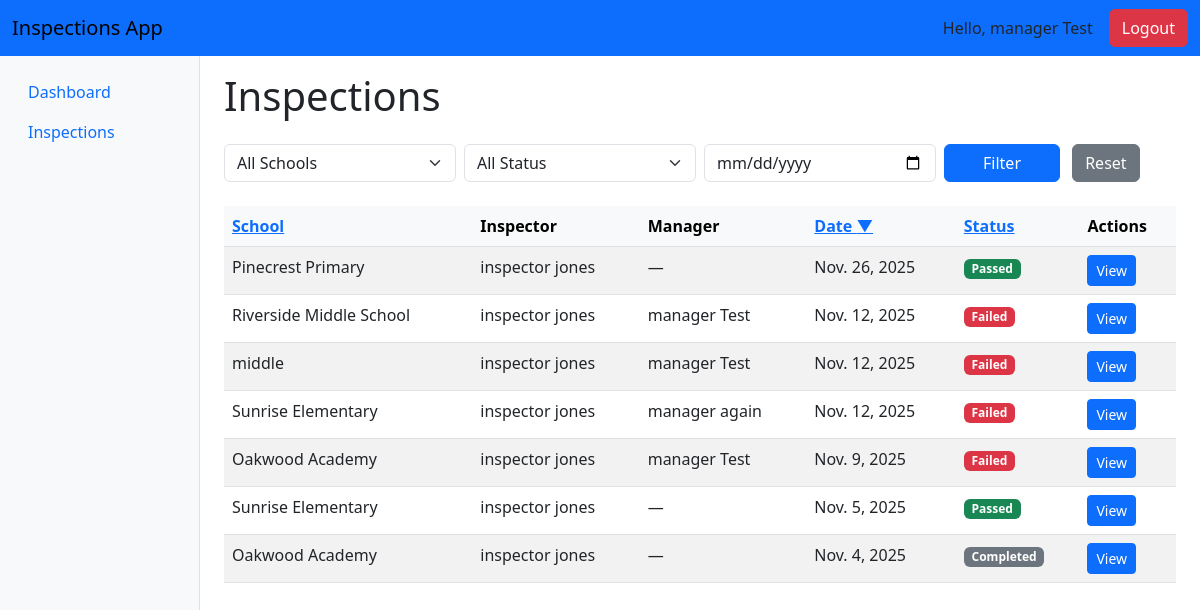
The page /inspections/ (signed in) on the database its author committed.
### apps/inspections/models.py (models this page shows, shortened)
class Inspection(models.Model):
    class Status(models.TextChoices):
        PENDING = "PENDING", "Pending"
        COMPLETED = "COMPLETED", "Completed"
        FAILED = "FAILED", "Failed"
        PASSED = "PASSED", "Passed"
    school = models.ForeignKey(School, on_delete=models.CASCADE, related_name="inspections")
    inspector = models.ForeignKey(
        AppUser,
        on_delete=models.SET_NULL,
        null=True,
        blank=True,
        related_name="inspections_as_inspector",
        limit_choices_to={'role': AppUser.Role.INSPECTOR}
    )
    manager = models.ForeignKey(
        AppUser,
        on_delete=models.SET_NULL,
        null=True,
        blank=True,
        related_name="inspections_as_manager",
        limit_choices_to={'role': AppUser.Role.MANAGER}
    )
    checklist = models.ForeignKey(
        Checklist,
        on_delete=models.SET_NULL,
        null=True,
        blank=True,
        related_name="inspections"
    )
    date = models.DateField()
    status = models.CharField(max_length=20, choices=Status.choices, default=Status.PENDING)
    notes = models.TextField(blank=True, null=True)
    created_at = models.DateTimeField(auto_now_add=True)
    updated_at = models.DateTimeField(auto_now=True)
    class Meta:
        ordering = ['-date']
        verbose_name = "Inspection"
        verbose_name_plural = "Inspections"

### apps/schools/models.py (models this page shows, shortened)
class School(models.Model):
    name = models.CharField(max_length=255)
    address = models.CharField(max_length=255, blank=True, null=True)
    city = models.CharField(max_length=100, blank=True, null=True)
    state = models.CharField(max_length=100, blank=True, null=True)
    postal_code = models.CharField(max_length=10, blank=True, null=True)
    phone_number = models.CharField(max_length=10, blank=True, null=True)
    created_at = models.DateTimeField(auto_now_add=True)
    managers = models.ManyToManyField(
        AppUser,
        related_name="managed_schools",
        blank=True,
        limit_choices_to={'role': AppUser.Role.MANAGER}
    )
    kitchen_staff = models.ManyToManyField(
        AppUser,
        related_name="kitchen_schools",
        blank=True,
        limit_choices_to={'role': AppUser.Role.KITCHEN}
    )
    inspectors = models.ManyToManyField(
        AppUser,
        related_name="inspection_schools",
        blank=True,
        limit_choices_to={'role': AppUser.Role.INSPECTOR}
    )
    class Meta:
        verbose_name = "School"
        verbose_name_plural = "Schools"
        ordering = ['name']

### apps/users/models.py (models this page shows, shortened)
class AppUser(models.Model):
    class Role(models.TextChoices):
        ADMIN = "ADMIN", "Admin"
        MANAGER = "MANAGER", "Manager"
        KITCHEN = "KITCHEN", "Kitchen Staff"
        INSPECTOR = "INSPECTOR", "Inspector"
    user = models.OneToOneField(User, on_delete=models.CASCADE)
    role = models.CharField(max_length=20, choices=Role.choices, default=Role.KITCHEN)
    phone_number = models.CharField(max_length=20, blank=True, null=True)
    is_staff = models.BooleanField(default=False)
    is_active = models.BooleanField(default=True)
    date_joined = models.DateTimeField(auto_now_add=True)
    class Meta:
        verbose_name = "User Profile"
        verbose_name_plural = "User Profiles"

### apps/inspections/views.py (the view)
# urls.py: path('', views.inspection_list, name='inspection_list'),
@login_required
def inspection_list(request):
    inspections = Inspection.objects.select_related('school', 'inspector', 'manager', 'checklist')
    school_id = request.GET.get('school')
    status = request.GET.get('status')
    date = request.GET.get('date')
    if school_id:
        inspections = inspections.filter(school_id=school_id)
    if status:
        inspections = inspections.filter(status=status)
    if date:
        inspections = inspections.filter(date=date)
    sort_by = request.GET.get('sort', '-date')  # Default: newest first
    valid_sort_fields = ['date', 'status', 'school__name', '-date', '-status', '-school__name']
    if sort_by not in valid_sort_fields:
        sort_by = '-date'
    inspections = inspections.order_by(sort_by)
    if sort_by.startswith('-'):
        current_sort = sort_by[1:]
        sort_direction = 'desc'
    else:
        current_sort = sort_by
        sort_direction = 'asc'
    paginator = Paginator(inspections, 20)  # 20 per page
    query_params = request.GET.copy()
    if any(k in query_params for k in ['school', 'status', 'date', 'sort']):
        page_number = None
    else:
        page_number = request.GET.get('page')
    page_obj = paginator.get_page(page_number)
    sort_prefix = '-' if sort_direction == 'desc' else ''
    context = {
        'page_obj': page_obj,
        'inspections': page_obj.object_list,  # For your table
        'schools': School.objects.all(),
        'selected_school': school_id,
        'selected_status': status,
        'selected_date': date,
        'current_sort': current_sort,
        'sort_direction': sort_direction,
        'sort_prefix': sort_prefix,
    }
    return render(request, 'inspections/inspection_list.html', context)

### templates/inspections/inspection_list.html (shortened to what this page needs)
{% extends 'base.html' %}
{% block content %}
<div class="container-fluid">
    <h1 class="mb-4">Inspections</h1>
    <form method="get" class="row g-2 mb-4">
        <div class="col-md-3">
            <select name="school" class="form-select">
                <option value="">All Schools</option>
            </select>
        </div>
        <div class="col-md-3">
            <select name="status" class="form-select">
                <option value="">All Status</option>
            </select>
        </div>
        <div class="col-md-3">
            <input type="date" name="date" class="form-control" value="{{ selected_date }}">
        </div>
        <div class="col-md-3">
            <button type="submit" class="btn btn-primary w-50">Filter</button>
            <a href="{% url 'inspections:inspection_list' %}" class="btn btn-secondary ms-2">Reset</a>
        </div>
    </form>
    <table class="table table-striped table-hover">
        <thead class="table-light">
            <tr>
                <th>
                    <a href="?sort={% if current_sort == 'school__name' and sort_direction == 'asc' %}-school__name{% else %}school__name{% endif %}">
                        School
                    </a>
                </th>
                <th>Inspector</th>
                <th>Manager</th>
                <th>
                    <a href="?sort={% if current_sort == 'date' and sort_direction == 'asc' %}-date{% else %}date{% endif %}">
                        Date
                        {% if current_sort == 'date' %}
                            {% if sort_direction == 'asc' %}▲{% else %}▼{% endif %}
                        {% endif %}
                    </a>
                </th>
                <th>
                    <a href="?sort={% if current_sort == 'status' and sort_direction == 'asc' %}-status{% else %}status{% endif %}">
                        Status
                    </a>
                </th>
                <th>Actions</th>
            </tr>
        </thead>
        <tbody>
            {% for inspection in inspections %}
            <tr>
                <td>{{ inspection.school.name }}</td>
                <td>{{ inspection.inspector.user.get_full_name|default:"—" }}</td>
                <td>{{ inspection.manager.user.get_full_name|default:"—" }}</td>
                <td>{{ inspection.date }}</td>
                <td>
                    {% if inspection.status == 'PASSED' %}
                        <span class="badge bg-success">Passed</span>
                    {% elif inspection.status == 'FAILED' %}
                        <span class="badge bg-danger">Failed</span>
                    {% elif inspection.status == 'PENDING' %}
                        <span class="badge bg-warning text-dark">Pending</span>
                    {% else %}
                        <span class="badge bg-secondary">{{ inspection.get_status_display }}</span>
                    {% endif %}
                </td>
                <td>
                    <a href="{% url 'inspections:inspection_detail' inspection.pk %}" class="btn btn-sm btn-primary">View</a>
                </td>
            </tr>
            {% empty %}
            <tr>
                <td colspan="6" class="text-center text-muted">No inspections found.</td>
            </tr>
            {% endfor %}
        </tbody>
    </table>
</div>
{% endblock %}

### templates/base.html (shortened to what this page needs)
<!DOCTYPE html>
<html lang="en">
<head>
    <link href="https://cdn.jsdelivr.net/npm/bootstrap@5.3.0/dist/css/bootstrap.min.css" rel="stylesheet">
</head>
<body>
<nav class="navbar navbar-expand-lg navbar-light bg-primary">
    <div class="container-fluid">
        <a class="navbar-brand" href="#">Inspections App</a>
        <div class="d-flex align-items-center">
            <span class="me-3">Hello, {{ request.user.get_full_name }}</span>
            <form method="post" action="{% url 'logout' %}" class="d-inline">
                <button type="submit" class="btn btn-danger">Logout</button>
            </form>
        </div>
    </div>
</nav>
<div class="container-fluid">
    <div class="row">
        <div class="col-md-2 bg-light border-end vh-100">
            <nav class="nav flex-column pt-3">
                <a class="nav-link" href="{% url 'users:dashboard' %}">Dashboard</a>
                <a class="nav-link" href="{% url 'inspections:inspection_list' %}">Inspections</a>
            </nav>
        </div>
        <div class="col-md-10 pt-3">
            {% block content %}{% endblock %}
        </div>
    </div>
</div>
</body>
</html>

### rows shown on the page
Inspection: school.name "Pinecrest Primary", inspector.user.get_full_name "inspector jones", manager.user.get_full_name "—", date "Nov. 26, 2025", status "Passed"
Inspection: school.name "Riverside Middle School", inspector.user.get_full_name "inspector jones", manager.user.get_full_name "manager Test", date "Nov. 12, 2025", status "Failed"
Inspection: school.name "middle", inspector.user.get_full_name "inspector jones", manager.user.get_full_name "manager Test", date "Nov. 12, 2025", status "Failed"
Inspection: school.name "Sunrise Elementary", inspector.user.get_full_name "inspector jones", manager.user.get_full_name "manager again", date "Nov. 12, 2025", status "Failed"
Inspection: school.name "Oakwood Academy", inspector.user.get_full_name "inspector jones", manager.user.get_full_name "manager Test", date "Nov. 9, 2025", status "Failed"
Inspection: school.name "Sunrise Elementary", inspector.user.get_full_name "inspector jones", manager.user.get_full_name "—", date "Nov. 5, 2025", status "Passed"
Inspection: school.name "Oakwood Academy", inspector.user.get_full_name "inspector jones", manager.user.get_full_name "—", date "Nov. 4, 2025", status "Completed"

### other values the page prints
{{ request.user.get_full_name }} "manager Test"
